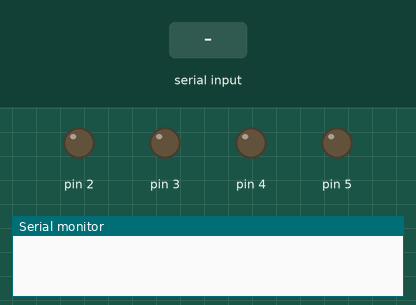
A sketch run on a simulated Arduino Uno, built with avr-gcc and run on an emulated ATmega328P. On the bench: output pins drawn as LEDs (lit = HIGH), the last lines printed to the serial monitor. The inputs (shaded band) are chosen by the test bench.

Above: at 1.2 s.
1.3 s: "A" received over Serial
At 2.2 s:
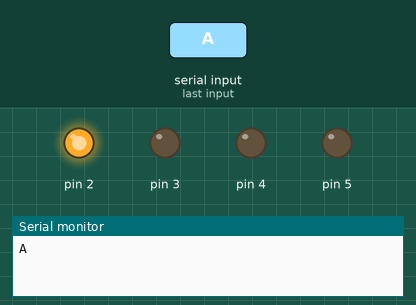
2.8 s: "B" received over Serial
At 3.4 s:
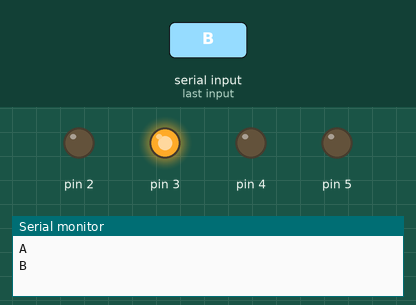
4.3 s: "C" received over Serial
At 5.5 s:
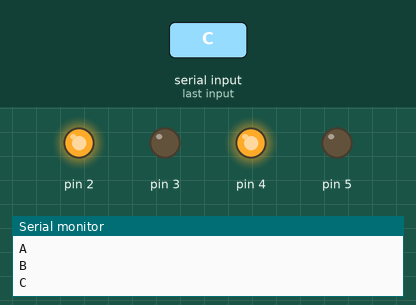
5.8 s: "E" received over Serial
At 6.9 s:
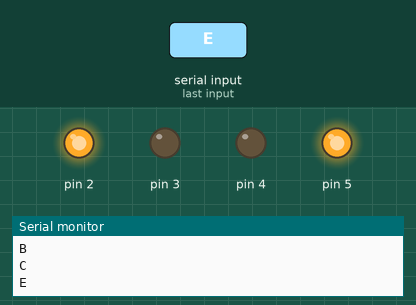
Timing chart, 0 to 8.3 s (numbered marks = the images above; inputs shaded):
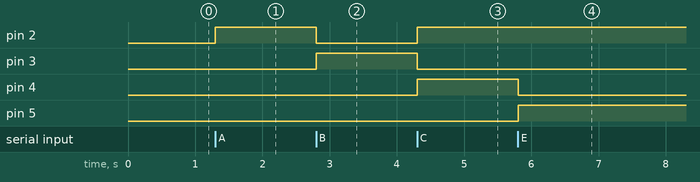

Measured:
- after the input at 1.3 s, pin 2: LOW → HIGH at once
- after the input at 2.8 s, pin 2: HIGH → LOW at once; pin 3: LOW → HIGH at once
- after the input at 4.3 s, pin 2, pin 4: LOW → HIGH at once; pin 3: HIGH → LOW at once
- after the input at 5.8 s, pin 4: HIGH → LOW at once; pin 5: LOW → HIGH at once

The sketch:

caritoprog4.ino
```cpp
char Dato;
void setup() {
Serial.begin(9600);
pinMode(2, OUTPUT);
pinMode(3, OUTPUT);
pinMode(4, OUTPUT);
pinMode(5, OUTPUT);
}

// the loop function runs over and over again forever
void loop() {
if (Serial.available()>0){
Dato = Serial.read();
Serial.println(Dato);
if(Dato == 'A'){ // Adelante
  digitalWrite(2, HIGH);
  digitalWrite(3, LOW);
  digitalWrite(4, LOW);
  digitalWrite(5, LOW);
  }
if(Dato == 'B'){ // Atras
  digitalWrite(2, LOW);
  digitalWrite(3, HIGH);
  digitalWrite(4, LOW);
  digitalWrite(5, LOW);
  }
if(Dato == 'D'){ // parar
  digitalWrite(2, LOW);
  digitalWrite(3, LOW);
  digitalWrite(4, LOW);
  digitalWrite(5, LOW);
  }
if(Dato == 'C'){ // Izquierda
  digitalWrite(2, HIGH);
  digitalWrite(3, LOW);
  digitalWrite(4, HIGH);
  digitalWrite(5, LOW);
  }
if(Dato == 'E'){ // Derecha
  digitalWrite(2, HIGH);
  digitalWrite(3, LOW);
  digitalWrite(4, LOW);
  digitalWrite(5, HIGH);
  }


  }
}
```
